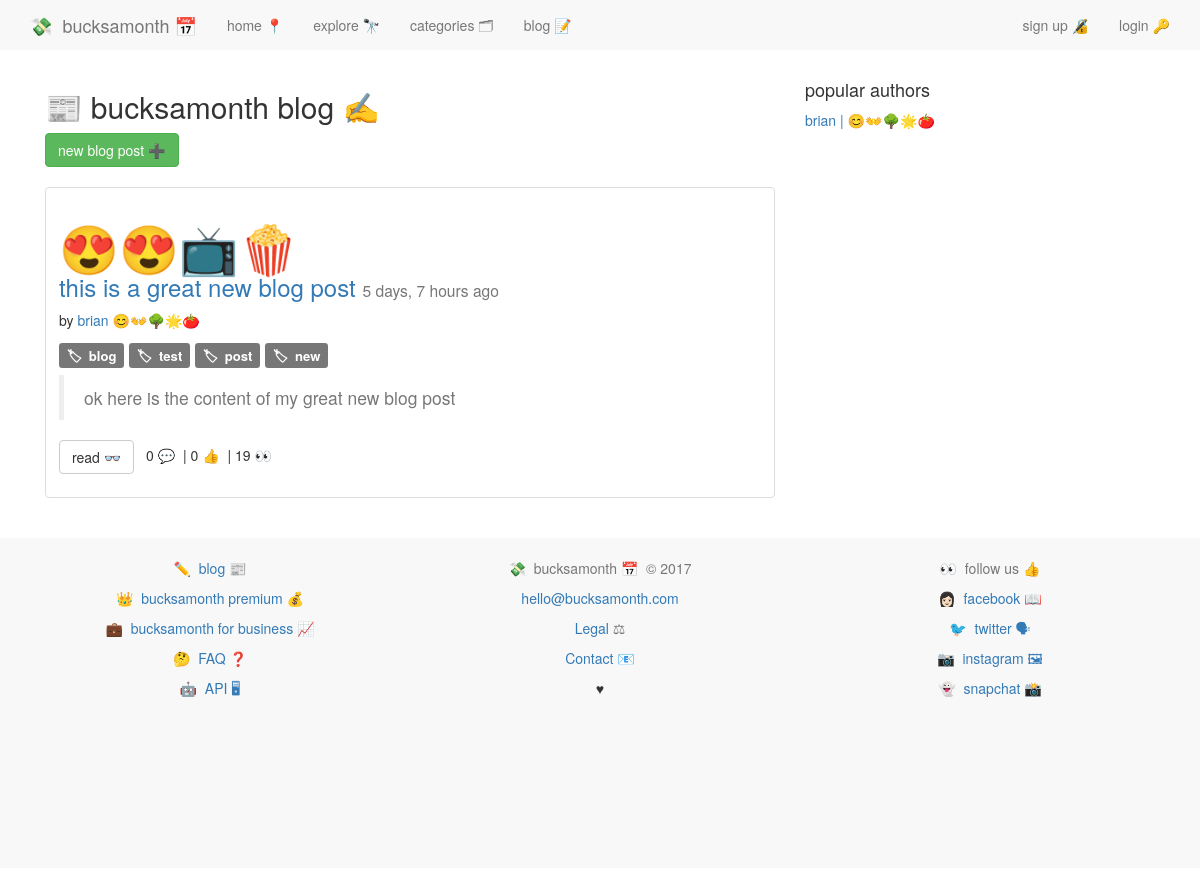
Screenshot of /blog/ with the database file from the repository.
### blog/models.py (models this page shows, shortened)
class Post(models.Model):
    user               = models.ForeignKey(settings.AUTH_USER_MODEL)
    approved           = models.BooleanField(default=False, blank=True)
    title              = models.CharField(max_length=100)
    emoji              = models.CharField(max_length=50, blank=True)
    slug               = models.SlugField(unique=True)
    views              = models.PositiveIntegerField(default=0)
    tags = TaggableManager()
    likes = models.ManyToManyField(settings.AUTH_USER_MODEL, blank=True, related_name='post_likes')
    content = models.TextField()
    draft = models.BooleanField(default=False)
    publish = models.DateField(auto_now=False, auto_now_add=False)
    updated = models.DateTimeField(auto_now=True, auto_now_add=False)
    timestamp = models.DateTimeField(auto_now=False, auto_now_add=True)
    class Meta:
        ordering = ['-timestamp', '-updated']
    @property
    def comments(self):
        instance = self
        qs = Comment.objects.filter_by_instance(instance)
        return qs
    def get_absolute_url(self):
        return reverse("blog:detail", kwargs={"slug":self.slug})

### accounts/models.py (models this page shows, shortened)
class UserProfile(models.Model):
	user = models.OneToOneField(User)
	description = models.CharField(max_length=100, default='')
	twitter = models.CharField(max_length=100, default='')
	emoji = models.CharField(max_length=10, default='')
	setup = models.BooleanField(default=False)
	uid = models.CharField(default=uuid.uuid4, max_length=40)
	email_valid = models.BooleanField(default=False)
	followers = models.ManyToManyField('self')

### blog/views.py (the view)
def index(request):
    queryset_list = Post.objects.all()
    authors = list(set([post.user for post in queryset_list]))
    context = {
        'object_list':queryset_list,
        'authors':authors,
    }
    return render(request, 'blog/index.html', context)

### comments/models.py (called while the page is built)
	def filter_by_instance(self, instance):
		content_type = ContentType.objects.get_for_model(instance.__class__)
		obj_id = instance.id
		qs = super(CommentManager, self).filter(content_type=content_type, object_id=obj_id)
		return qs

### blog/templates/blog/index.html (shortened to what this page needs)
{% extends 'base.html' %}
{% block content %}
{% include 'nav.html' %}
<div class="container">
<div class="col-md-8">
  <h2>📰 bucksamonth blog ✍️</h2>
  <a class="btn btn-success" href="{% url 'blog:create' %}">new blog post ➕</a>
  <br /></br/>
{% for object in object_list %}
<div class="thumbnail">
  <div class="caption post-detail-item">
    <h3><a class="link-fancy" href="{{ object.get_absolute_url }}"><span class="link-fancy" style="font-size:2em">{{ object.emoji }}</span></a><br/><a href="{{ object.get_absolute_url }}">{{ object.title }}</a> <small>{{ object.timestamp | timesince }} ago</small></h3>
    <p>by <a style="text-decoration:none;" href="{% url 'blog:author_view' username=object.user.username %}">{{ object.user.username }} {{ object.user.userprofile.emoji }}</a></p>
    <p><span style="font-size:1.25em; word-wrap:break-word;">{% for tag in object.tags.all %}<a class="label label-default" href="{% url 'blog:tag_view' slug=tag %}">🏷&nbsp;&nbsp;{{ tag }}</a>&nbsp;{% endfor %}</span></p>
    <blockquote class="text-muted">{{ object.content | safe }}</blockquote>
    <p><a href="{{ object.get_absolute_url }}" class="btn btn-default" role="button">read 👓</a> {{ object.comments.count }} 💬&nbsp;&nbsp;| {{ object.likes.count }} 👍&nbsp;&nbsp;| {{ object.views }} 👀
  </div>
</div>
{% endfor %}
</div>
<div class="col-md-4">
  <h4>popular authors</h4>
    {% for author in authors %}
      <a href="{% url 'blog:author_view' username=author %}">{{ author }} | {{ author.userprofile.emoji }}</a></p>
    {% endfor %}
</div>
</div>
{% endblock %}

### static/css/main.css (style rules this page uses)
body { min-height: 200px; padding-top: 70px; padding-bottom: 20px; }
a { text-decoration: none; }
.link-fancy { text-decoration: none; }

### rows the page displays
Post: emoji "😍😍📺🍿", title "this is a great new blog post", timestamp "5 days, 7 hours", user.username "brian", user.userprofile.emoji "😊👐🌳🌟🍅", content "ok here is the content of my great new blog post", comments.count "0", likes.count "0", views "19"
Tag: name "blog"
Tag: name "test"
Tag: name "post"
Tag: name "new"

### other values shown
{{ author }} "brian"
{{ author.userprofile.emoji }} "😊👐🌳🌟🍅"
